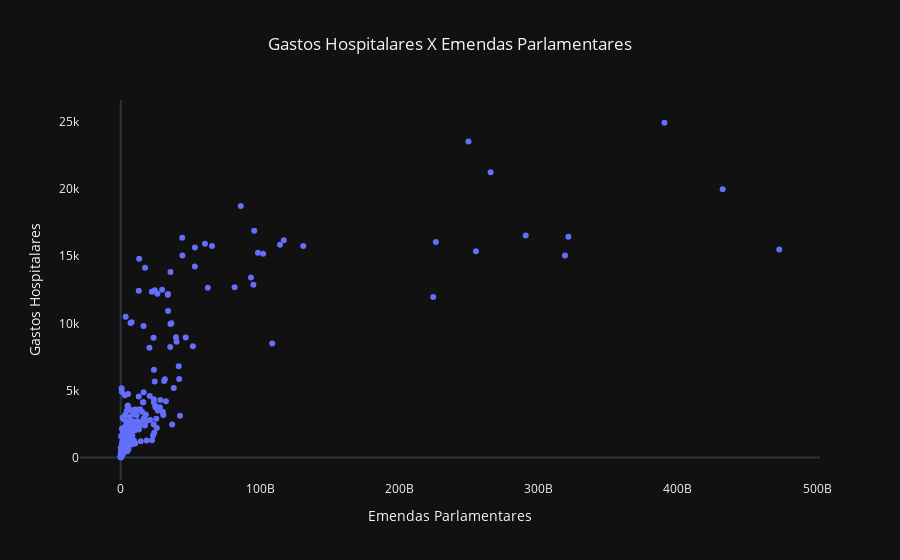

The notebook cell saved with this chart:
### Markdown cell above
### análise da relação entre valor das emendas parlamentares e gastos ou gastos per capita

### Code cell
# Criando um gráfico para gastos e gastos_percapita com mortalidade


fig_scatter_mortalidade = px.scatter(
    df, x='valor_emendas', y='gastos_percapita',title='Gastos Hospitalares X Emendas Parlamentares', template='plotly_dark').update_layout(
        title_x=0.5).update_xaxes(
            title='Emendas Parlamentares', showgrid=False).update_yaxes(
                title='Gastos Hospitalares', showgrid=False)

fig_scatter_mortalidade.show()

### Figure 1 — Plotly figure (JSON) as saved in the notebook; plotly's stock layout.template omitted (floating-point values rounded to 4 significant figures; data arrays with more than 128 entries replaced by an {"elided": "..."} marker saying what was removed)
{"data": [{"hovertemplate": "valor_emendas=%{x}<br>gastos_percapita=%{y}<extra></extra>", "legendgroup": "", "marker": {"color": "#636efa", "symbol": "circle"}, "mode": "markers", "name": "", "orientation": "v", "showlegend": false, "type": "scatter", "x": {"elided": "243 float values"}, "xaxis": "x", "y": {"elided": "243 float values"}, "yaxis": "y"}], "layout": {"legend": {"tracegroupgap": 0}, "title": {"text": "Gastos Hospitalares X Emendas Parlamentares", "x": 0.5}, "xaxis": {"anchor": "y", "domain": [0, 1], "showgrid": false, "title": {"text": "Emendas Parlamentares"}}, "yaxis": {"anchor": "x", "domain": [0, 1], "showgrid": false, "title": {"text": "Gastos Hospitalares"}}}}
